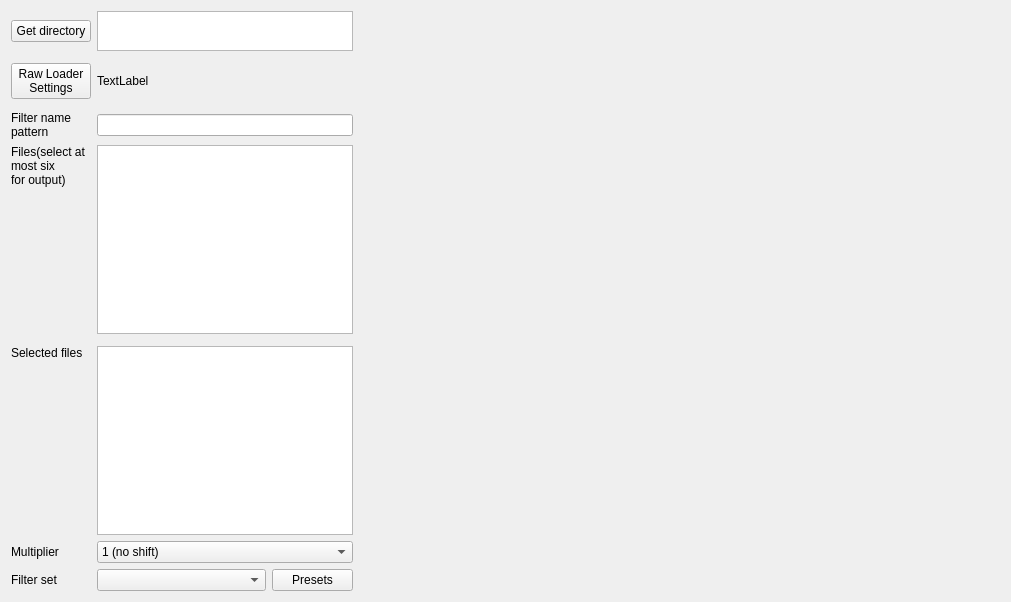
<?xml version="1.0" encoding="UTF-8"?>
<ui version="4.0">
 <class>Form</class>
 <widget class="QWidget" name="Form">
  <property name="geometry">
   <rect>
    <x>0</x>
    <y>0</y>
    <width>1011</width>
    <height>602</height>
   </rect>
  </property>
  <property name="windowTitle">
   <string>Form</string>
  </property>
  <layout class="QGridLayout" name="gridLayout">
   <item row="2" column="2" colspan="2">
    <widget class="QLabel" name="loaderSettingsText">
     <property name="text">
      <string>TextLabel</string>
     </property>
    </widget>
   </item>
   <item row="8" column="2" colspan="3">
    <widget class="QComboBox" name="mult">
     <item>
      <property name="text">
       <string>1 (no shift)</string>
      </property>
     </item>
     <item>
      <property name="text">
       <string>2 (1 bit shift)</string>
      </property>
     </item>
     <item>
      <property name="text">
       <string>4 (2 bit shift)</string>
      </property>
     </item>
     <item>
      <property name="text">
       <string>8 (3 bit shift)</string>
      </property>
     </item>
     <item>
      <property name="text">
       <string>16 (4 bit shift)</string>
      </property>
     </item>
     <item>
      <property name="text">
       <string>32 (5 bit shift)</string>
      </property>
     </item>
     <item>
      <property name="text">
       <string>64 (6 bit shift)</string>
      </property>
     </item>
     <item>
      <property name="text">
       <string>128 (7 bit shift)</string>
      </property>
     </item>
     <item>
      <property name="text">
       <string>256 (8 bit shift)</string>
      </property>
     </item>
    </widget>
   </item>
   <item row="9" column="4">
    <widget class="QPushButton" name="presetButton">
     <property name="text">
      <string>Presets</string>
     </property>
    </widget>
   </item>
   <item row="8" column="0">
    <widget class="QLabel" name="label_4">
     <property name="text">
      <string>Multiplier</string>
     </property>
    </widget>
   </item>
   <item row="9" column="2" colspan="2">
    <widget class="QComboBox" name="filtSetCombo">
     <property name="minimumSize">
      <size>
       <width>120</width>
       <height>0</height>
      </size>
     </property>
    </widget>
   </item>
   <item row="7" column="2" colspan="3">
    <widget class="QPlainTextEdit" name="outputFiles">
     <property name="maximumSize">
      <size>
       <width>16777215</width>
       <height>200</height>
      </size>
     </property>
    </widget>
   </item>
   <item row="9" column="0">
    <widget class="QLabel" name="camlabel">
     <property name="text">
      <string>Filter set</string>
     </property>
    </widget>
   </item>
   <item row="0" column="2" colspan="3">
    <widget class="QTextEdit" name="dir">
     <property name="maximumSize">
      <size>
       <width>16777215</width>
       <height>40</height>
      </size>
     </property>
     <property name="readOnly">
      <bool>true</bool>
     </property>
    </widget>
   </item>
   <item row="0" column="5" rowspan="9">
    <widget class="Canvas" name="canvas" native="true">
     <property name="sizePolicy">
      <sizepolicy hsizetype="Preferred" vsizetype="Preferred">
       <horstretch>1</horstretch>
       <verstretch>0</verstretch>
      </sizepolicy>
     </property>
     <property name="minimumSize">
      <size>
       <width>100</width>
       <height>0</height>
      </size>
     </property>
    </widget>
   </item>
   <item row="5" column="2" colspan="3">
    <widget class="QListView" name="filelist">
     <property name="editTriggers">
      <set>QAbstractItemView::NoEditTriggers</set>
     </property>
    </widget>
   </item>
   <item row="7" column="0">
    <widget class="QLabel" name="label_3">
     <property name="text">
      <string>Selected files</string>
     </property>
     <property name="alignment">
      <set>Qt::AlignLeading|Qt::AlignLeft|Qt::AlignTop</set>
     </property>
    </widget>
   </item>
   <item row="0" column="0">
    <widget class="QPushButton" name="getinitial">
     <property name="text">
      <string>Get directory</string>
     </property>
    </widget>
   </item>
   <item row="5" column="0">
    <widget class="QLabel" name="label_2">
     <property name="text">
      <string>Files(select at
most six
for output)</string>
     </property>
     <property name="alignment">
      <set>Qt::AlignLeading|Qt::AlignLeft|Qt::AlignTop</set>
     </property>
    </widget>
   </item>
   <item row="2" column="0">
    <widget class="QPushButton" name="loaderSettingsButton">
     <property name="text">
      <string>Raw Loader
Settings</string>
     </property>
    </widget>
   </item>
   <item row="4" column="2" colspan="3">
    <widget class="QLineEdit" name="filterpat"/>
   </item>
   <item row="4" column="0">
    <widget class="QLabel" name="label_5">
     <property name="text">
      <string>Filter name
pattern</string>
     </property>
    </widget>
   </item>
  </layout>
 </widget>
 <customwidgets>
  <customwidget>
   <class>Canvas</class>
   <extends>QWidget</extends>
   <header>pcot.ui.canvas</header>
   <container>1</container>
  </customwidget>
 </customwidgets>
 <tabstops>
  <tabstop>getinitial</tabstop>
  <tabstop>dir</tabstop>
  <tabstop>loaderSettingsButton</tabstop>
  <tabstop>filterpat</tabstop>
  <tabstop>filelist</tabstop>
  <tabstop>outputFiles</tabstop>
  <tabstop>mult</tabstop>
 </tabstops>
 <resources/>
 <connections/>
</ui>
